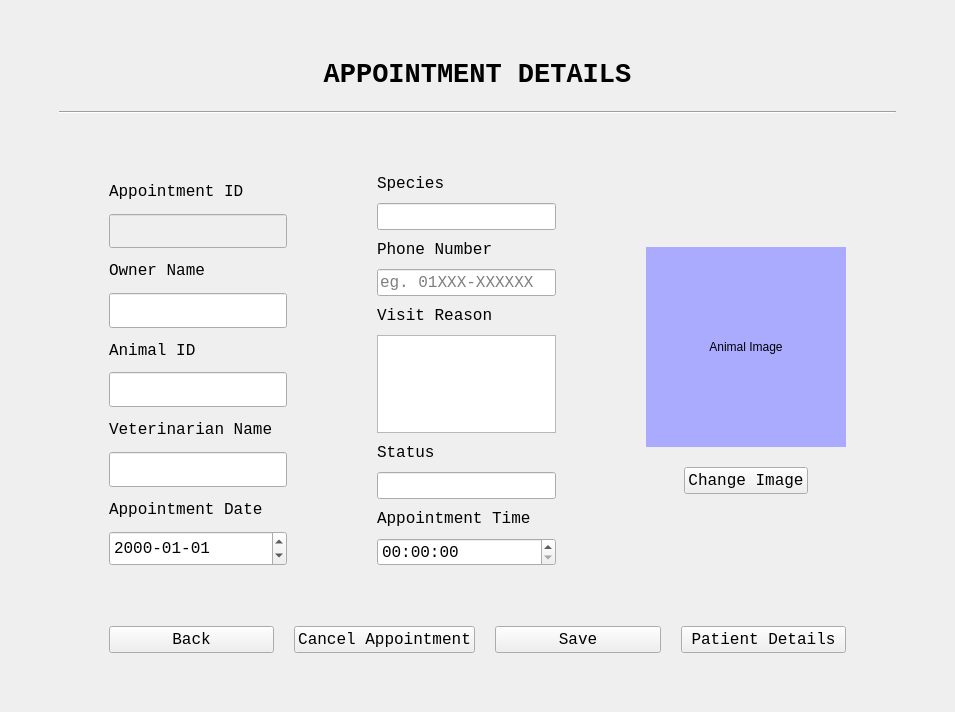
<?xml version="1.0" encoding="UTF-8"?>
<ui version="4.0">
 <class>MainWindow</class>
 <widget class="QMainWindow" name="MainWindow">
  <property name="geometry">
   <rect>
    <x>0</x>
    <y>0</y>
    <width>955</width>
    <height>712</height>
   </rect>
  </property>
  <property name="windowTitle">
   <string>MainWindow</string>
  </property>
  <widget class="QWidget" name="centralwidget">
   <layout class="QVBoxLayout" name="verticalLayout">
    <item>
     <layout class="QVBoxLayout" name="verticalLayout_3" stretch="0,0,0,10,0,0">
      <property name="spacing">
       <number>20</number>
      </property>
      <property name="leftMargin">
       <number>50</number>
      </property>
      <property name="topMargin">
       <number>50</number>
      </property>
      <property name="rightMargin">
       <number>50</number>
      </property>
      <property name="bottomMargin">
       <number>50</number>
      </property>
      <item>
       <layout class="QGridLayout" name="gridLayout_3">
        <item row="0" column="0">
         <widget class="QLabel" name="label_3">
          <property name="font">
           <font>
            <family>Courier New</family>
            <pointsize>20</pointsize>
            <weight>75</weight>
            <bold>true</bold>
            <kerning>true</kerning>
           </font>
          </property>
          <property name="styleSheet">
           <string notr="true"/>
          </property>
          <property name="text">
           <string>APPOINTMENT DETAILS</string>
          </property>
          <property name="alignment">
           <set>Qt::AlignCenter</set>
          </property>
         </widget>
        </item>
       </layout>
      </item>
      <item>
       <widget class="Line" name="line_2">
        <property name="orientation">
         <enum>Qt::Horizontal</enum>
        </property>
       </widget>
      </item>
      <item>
       <spacer name="verticalSpacer">
        <property name="orientation">
         <enum>Qt::Vertical</enum>
        </property>
        <property name="sizeHint" stdset="0">
         <size>
          <width>20</width>
          <height>40</height>
         </size>
        </property>
       </spacer>
      </item>
      <item>
       <layout class="QHBoxLayout" name="horizontalLayout_Form" stretch="250,120,250,120,250">
        <property name="spacing">
         <number>5</number>
        </property>
        <property name="leftMargin">
         <number>50</number>
        </property>
        <property name="rightMargin">
         <number>50</number>
        </property>
        <item>
         <layout class="QVBoxLayout" name="verticalLayout_4">
          <item>
           <widget class="QLabel" name="label_40">
            <property name="sizePolicy">
             <sizepolicy hsizetype="Expanding" vsizetype="Expanding">
              <horstretch>0</horstretch>
              <verstretch>0</verstretch>
             </sizepolicy>
            </property>
            <property name="font">
             <font>
              <family>Courier New</family>
              <pointsize>12</pointsize>
             </font>
            </property>
            <property name="text">
             <string>Appointment ID</string>
            </property>
            <property name="alignment">
             <set>Qt::AlignLeading|Qt::AlignLeft|Qt::AlignVCenter</set>
            </property>
           </widget>
          </item>
          <item>
           <widget class="QLineEdit" name="line_apt_id">
            <property name="enabled">
             <bool>false</bool>
            </property>
            <property name="sizePolicy">
             <sizepolicy hsizetype="Expanding" vsizetype="Expanding">
              <horstretch>0</horstretch>
              <verstretch>0</verstretch>
             </sizepolicy>
            </property>
            <property name="font">
             <font>
              <family>Courier New</family>
              <pointsize>12</pointsize>
             </font>
            </property>
           </widget>
          </item>
          <item>
           <widget class="QLabel" name="label_50">
            <property name="sizePolicy">
             <sizepolicy hsizetype="Expanding" vsizetype="Expanding">
              <horstretch>0</horstretch>
              <verstretch>0</verstretch>
             </sizepolicy>
            </property>
            <property name="font">
             <font>
              <family>Courier New</family>
              <pointsize>12</pointsize>
             </font>
            </property>
            <property name="text">
             <string>Owner Name</string>
            </property>
            <property name="alignment">
             <set>Qt::AlignLeading|Qt::AlignLeft|Qt::AlignVCenter</set>
            </property>
           </widget>
          </item>
          <item>
           <widget class="QLineEdit" name="line_apt_owner_address">
            <property name="sizePolicy">
             <sizepolicy hsizetype="Expanding" vsizetype="Expanding">
              <horstretch>0</horstretch>
              <verstretch>0</verstretch>
             </sizepolicy>
            </property>
            <property name="font">
             <font>
              <family>Courier New</family>
              <pointsize>12</pointsize>
             </font>
            </property>
            <property name="placeholderText">
             <string/>
            </property>
           </widget>
          </item>
          <item>
           <widget class="QLabel" name="label_41">
            <property name="sizePolicy">
             <sizepolicy hsizetype="Expanding" vsizetype="Expanding">
              <horstretch>0</horstretch>
              <verstretch>0</verstretch>
             </sizepolicy>
            </property>
            <property name="font">
             <font>
              <family>Courier New</family>
              <pointsize>12</pointsize>
             </font>
            </property>
            <property name="text">
             <string>Animal ID</string>
            </property>
            <property name="alignment">
             <set>Qt::AlignLeading|Qt::AlignLeft|Qt::AlignVCenter</set>
            </property>
           </widget>
          </item>
          <item>
           <widget class="QLineEdit" name="line_apt_animal_id">
            <property name="sizePolicy">
             <sizepolicy hsizetype="Expanding" vsizetype="Expanding">
              <horstretch>0</horstretch>
              <verstretch>0</verstretch>
             </sizepolicy>
            </property>
            <property name="font">
             <font>
              <family>Courier New</family>
              <pointsize>12</pointsize>
             </font>
            </property>
           </widget>
          </item>
          <item>
           <widget class="QLabel" name="label_52">
            <property name="sizePolicy">
             <sizepolicy hsizetype="Expanding" vsizetype="Expanding">
              <horstretch>0</horstretch>
              <verstretch>0</verstretch>
             </sizepolicy>
            </property>
            <property name="font">
             <font>
              <family>Courier New</family>
              <pointsize>12</pointsize>
             </font>
            </property>
            <property name="text">
             <string>Veterinarian Name</string>
            </property>
            <property name="alignment">
             <set>Qt::AlignLeading|Qt::AlignLeft|Qt::AlignVCenter</set>
            </property>
           </widget>
          </item>
          <item>
           <widget class="QLineEdit" name="line_apt_vet_name">
            <property name="sizePolicy">
             <sizepolicy hsizetype="Expanding" vsizetype="Expanding">
              <horstretch>0</horstretch>
              <verstretch>0</verstretch>
             </sizepolicy>
            </property>
            <property name="font">
             <font>
              <family>Courier New</family>
              <pointsize>12</pointsize>
             </font>
            </property>
           </widget>
          </item>
          <item>
           <widget class="QLabel" name="label_59">
            <property name="sizePolicy">
             <sizepolicy hsizetype="Expanding" vsizetype="Expanding">
              <horstretch>0</horstretch>
              <verstretch>0</verstretch>
             </sizepolicy>
            </property>
            <property name="font">
             <font>
              <family>Courier New</family>
              <pointsize>12</pointsize>
             </font>
            </property>
            <property name="text">
             <string>Appointment Date</string>
            </property>
            <property name="alignment">
             <set>Qt::AlignLeading|Qt::AlignLeft|Qt::AlignVCenter</set>
            </property>
           </widget>
          </item>
          <item>
           <widget class="QDateEdit" name="date_apt">
            <property name="sizePolicy">
             <sizepolicy hsizetype="Minimum" vsizetype="Expanding">
              <horstretch>0</horstretch>
              <verstretch>0</verstretch>
             </sizepolicy>
            </property>
            <property name="font">
             <font>
              <family>Courier New</family>
              <pointsize>12</pointsize>
             </font>
            </property>
            <property name="displayFormat">
             <string>yyyy-MM-dd</string>
            </property>
           </widget>
          </item>
         </layout>
        </item>
        <item>
         <spacer name="horizontalSpacer">
          <property name="orientation">
           <enum>Qt::Horizontal</enum>
          </property>
          <property name="sizeHint" stdset="0">
           <size>
            <width>40</width>
            <height>20</height>
           </size>
          </property>
         </spacer>
        </item>
        <item>
         <layout class="QVBoxLayout" name="verticalLayout_5">
          <property name="spacing">
           <number>10</number>
          </property>
          <item>
           <widget class="QLabel" name="label_42">
            <property name="sizePolicy">
             <sizepolicy hsizetype="Expanding" vsizetype="Expanding">
              <horstretch>0</horstretch>
              <verstretch>0</verstretch>
             </sizepolicy>
            </property>
            <property name="font">
             <font>
              <family>Courier New</family>
              <pointsize>12</pointsize>
             </font>
            </property>
            <property name="text">
             <string>Species</string>
            </property>
            <property name="alignment">
             <set>Qt::AlignLeading|Qt::AlignLeft|Qt::AlignVCenter</set>
            </property>
           </widget>
          </item>
          <item>
           <widget class="QLineEdit" name="line_apt_species">
            <property name="enabled">
             <bool>true</bool>
            </property>
            <property name="sizePolicy">
             <sizepolicy hsizetype="Expanding" vsizetype="Expanding">
              <horstretch>0</horstretch>
              <verstretch>0</verstretch>
             </sizepolicy>
            </property>
            <property name="font">
             <font>
              <family>Courier New</family>
              <pointsize>12</pointsize>
             </font>
            </property>
           </widget>
          </item>
          <item>
           <widget class="QLabel" name="label_62">
            <property name="sizePolicy">
             <sizepolicy hsizetype="Expanding" vsizetype="Expanding">
              <horstretch>0</horstretch>
              <verstretch>0</verstretch>
             </sizepolicy>
            </property>
            <property name="font">
             <font>
              <family>Courier New</family>
              <pointsize>12</pointsize>
             </font>
            </property>
            <property name="text">
             <string>Phone Number</string>
            </property>
            <property name="alignment">
             <set>Qt::AlignLeading|Qt::AlignLeft|Qt::AlignVCenter</set>
            </property>
           </widget>
          </item>
          <item>
           <widget class="QLineEdit" name="line_apt_phone">
            <property name="sizePolicy">
             <sizepolicy hsizetype="Expanding" vsizetype="Expanding">
              <horstretch>0</horstretch>
              <verstretch>0</verstretch>
             </sizepolicy>
            </property>
            <property name="font">
             <font>
              <family>Courier New</family>
              <pointsize>12</pointsize>
             </font>
            </property>
            <property name="placeholderText">
             <string>eg. 01XXX-XXXXXX</string>
            </property>
           </widget>
          </item>
          <item>
           <widget class="QLabel" name="label_43">
            <property name="sizePolicy">
             <sizepolicy hsizetype="Expanding" vsizetype="Expanding">
              <horstretch>0</horstretch>
              <verstretch>0</verstretch>
             </sizepolicy>
            </property>
            <property name="font">
             <font>
              <family>Courier New</family>
              <pointsize>12</pointsize>
             </font>
            </property>
            <property name="text">
             <string>Visit Reason</string>
            </property>
            <property name="alignment">
             <set>Qt::AlignLeading|Qt::AlignLeft|Qt::AlignVCenter</set>
            </property>
           </widget>
          </item>
          <item>
           <widget class="QTextEdit" name="text_visit_reason"/>
          </item>
          <item>
           <widget class="QLabel" name="label_53">
            <property name="sizePolicy">
             <sizepolicy hsizetype="Expanding" vsizetype="Expanding">
              <horstretch>0</horstretch>
              <verstretch>0</verstretch>
             </sizepolicy>
            </property>
            <property name="font">
             <font>
              <family>Courier New</family>
              <pointsize>12</pointsize>
             </font>
            </property>
            <property name="text">
             <string>Status</string>
            </property>
            <property name="alignment">
             <set>Qt::AlignLeading|Qt::AlignLeft|Qt::AlignVCenter</set>
            </property>
           </widget>
          </item>
          <item>
           <widget class="QLineEdit" name="line_apt_status">
            <property name="sizePolicy">
             <sizepolicy hsizetype="Expanding" vsizetype="Expanding">
              <horstretch>0</horstretch>
              <verstretch>0</verstretch>
             </sizepolicy>
            </property>
            <property name="font">
             <font>
              <family>Courier New</family>
              <pointsize>12</pointsize>
             </font>
            </property>
           </widget>
          </item>
          <item>
           <widget class="QLabel" name="label_51">
            <property name="sizePolicy">
             <sizepolicy hsizetype="Expanding" vsizetype="Expanding">
              <horstretch>0</horstretch>
              <verstretch>0</verstretch>
             </sizepolicy>
            </property>
            <property name="font">
             <font>
              <family>Courier New</family>
              <pointsize>12</pointsize>
             </font>
            </property>
            <property name="text">
             <string>Appointment Time</string>
            </property>
            <property name="alignment">
             <set>Qt::AlignLeading|Qt::AlignLeft|Qt::AlignVCenter</set>
            </property>
           </widget>
          </item>
          <item>
           <widget class="QTimeEdit" name="time_apt">
            <property name="sizePolicy">
             <sizepolicy hsizetype="Preferred" vsizetype="Expanding">
              <horstretch>0</horstretch>
              <verstretch>0</verstretch>
             </sizepolicy>
            </property>
            <property name="font">
             <font>
              <family>Courier New</family>
              <pointsize>12</pointsize>
             </font>
            </property>
            <property name="currentSection">
             <enum>QDateTimeEdit::HourSection</enum>
            </property>
            <property name="displayFormat">
             <string>HH:mm:ss</string>
            </property>
           </widget>
          </item>
         </layout>
        </item>
        <item>
         <spacer name="horizontalSpacer_2">
          <property name="orientation">
           <enum>Qt::Horizontal</enum>
          </property>
          <property name="sizeHint" stdset="0">
           <size>
            <width>40</width>
            <height>20</height>
           </size>
          </property>
         </spacer>
        </item>
        <item>
         <layout class="QVBoxLayout" name="verticalLayout_Image" stretch="0,0,0,0">
          <property name="spacing">
           <number>20</number>
          </property>
          <item>
           <spacer name="verticalSpacer_3">
            <property name="orientation">
             <enum>Qt::Vertical</enum>
            </property>
            <property name="sizeHint" stdset="0">
             <size>
              <width>20</width>
              <height>40</height>
             </size>
            </property>
           </spacer>
          </item>
          <item>
           <widget class="QLabel" name="label">
            <property name="minimumSize">
             <size>
              <width>200</width>
              <height>200</height>
             </size>
            </property>
            <property name="maximumSize">
             <size>
              <width>200</width>
              <height>200</height>
             </size>
            </property>
            <property name="styleSheet">
             <string notr="true">background-color: rgb(170, 170, 255);</string>
            </property>
            <property name="text">
             <string>Animal Image</string>
            </property>
            <property name="alignment">
             <set>Qt::AlignCenter</set>
            </property>
           </widget>
          </item>
          <item>
           <layout class="QHBoxLayout" name="horizontalLayout_11">
            <item>
             <widget class="QPushButton" name="button_apt_image">
              <property name="sizePolicy">
               <sizepolicy hsizetype="Fixed" vsizetype="Fixed">
                <horstretch>0</horstretch>
                <verstretch>0</verstretch>
               </sizepolicy>
              </property>
              <property name="font">
               <font>
                <family>Courier New</family>
                <pointsize>12</pointsize>
               </font>
              </property>
              <property name="cursor">
               <cursorShape>PointingHandCursor</cursorShape>
              </property>
              <property name="text">
               <string>Change Image</string>
              </property>
             </widget>
            </item>
           </layout>
          </item>
          <item>
           <spacer name="verticalSpacer_4">
            <property name="orientation">
             <enum>Qt::Vertical</enum>
            </property>
            <property name="sizeHint" stdset="0">
             <size>
              <width>20</width>
              <height>40</height>
             </size>
            </property>
           </spacer>
          </item>
         </layout>
        </item>
       </layout>
      </item>
      <item>
       <spacer name="verticalSpacer_2">
        <property name="orientation">
         <enum>Qt::Vertical</enum>
        </property>
        <property name="sizeHint" stdset="0">
         <size>
          <width>20</width>
          <height>40</height>
         </size>
        </property>
       </spacer>
      </item>
      <item>
       <layout class="QHBoxLayout" name="horizontalLayout">
        <property name="spacing">
         <number>20</number>
        </property>
        <property name="leftMargin">
         <number>50</number>
        </property>
        <property name="rightMargin">
         <number>50</number>
        </property>
        <item>
         <widget class="QPushButton" name="button_apt_back">
          <property name="sizePolicy">
           <sizepolicy hsizetype="Expanding" vsizetype="Expanding">
            <horstretch>0</horstretch>
            <verstretch>0</verstretch>
           </sizepolicy>
          </property>
          <property name="maximumSize">
           <size>
            <width>16777215</width>
            <height>16777215</height>
           </size>
          </property>
          <property name="font">
           <font>
            <family>Courier New</family>
            <pointsize>12</pointsize>
           </font>
          </property>
          <property name="text">
           <string>Back</string>
          </property>
         </widget>
        </item>
        <item>
         <widget class="QPushButton" name="button_apt_cancel_apt">
          <property name="sizePolicy">
           <sizepolicy hsizetype="Expanding" vsizetype="Expanding">
            <horstretch>0</horstretch>
            <verstretch>0</verstretch>
           </sizepolicy>
          </property>
          <property name="maximumSize">
           <size>
            <width>16777215</width>
            <height>16777215</height>
           </size>
          </property>
          <property name="font">
           <font>
            <family>Courier New</family>
            <pointsize>12</pointsize>
           </font>
          </property>
          <property name="text">
           <string>Cancel Appointment</string>
          </property>
         </widget>
        </item>
        <item>
         <widget class="QPushButton" name="button_apt_save">
          <property name="sizePolicy">
           <sizepolicy hsizetype="Expanding" vsizetype="Expanding">
            <horstretch>0</horstretch>
            <verstretch>0</verstretch>
           </sizepolicy>
          </property>
          <property name="maximumSize">
           <size>
            <width>16777215</width>
            <height>16777215</height>
           </size>
          </property>
          <property name="font">
           <font>
            <family>Courier New</family>
            <pointsize>12</pointsize>
           </font>
          </property>
          <property name="text">
           <string>Save</string>
          </property>
         </widget>
        </item>
        <item>
         <widget class="QPushButton" name="button_apt_patient_details">
          <property name="sizePolicy">
           <sizepolicy hsizetype="Expanding" vsizetype="Expanding">
            <horstretch>0</horstretch>
            <verstretch>0</verstretch>
           </sizepolicy>
          </property>
          <property name="maximumSize">
           <size>
            <width>16777215</width>
            <height>16777215</height>
           </size>
          </property>
          <property name="font">
           <font>
            <family>Courier New</family>
            <pointsize>12</pointsize>
           </font>
          </property>
          <property name="text">
           <string>Patient Details</string>
          </property>
         </widget>
        </item>
       </layout>
      </item>
     </layout>
    </item>
   </layout>
  </widget>
 </widget>
 <resources/>
 <connections/>
</ui>
